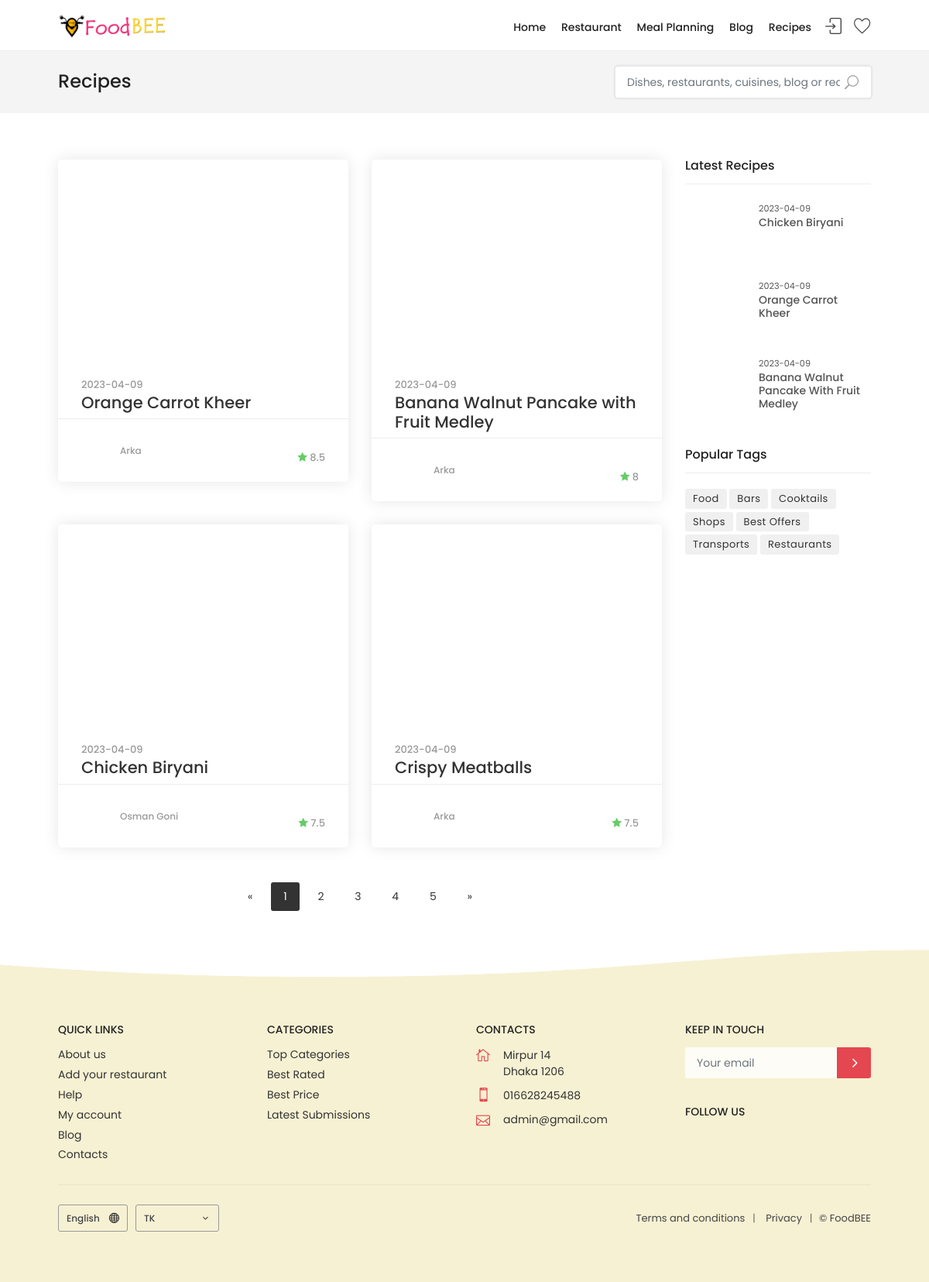
/food/recipes.php, run on the app's committed database.
### tables this page shows
CREATE TABLE `recipes` (
  `rc_id` int(10) NOT NULL,
  `rc_title` varchar(60) NOT NULL,
  `rc_post` longtext NOT NULL,
  `rc_us_id` int(10) NOT NULL,
  `rc_time` date NOT NULL DEFAULT current_timestamp(),
  `rc_img` varchar(25) NOT NULL,
  `rc_rating` double NOT NULL
);

CREATE TABLE `user` (
  `us_name` varchar(25) NOT NULL,
  `us_pass` varchar(25) NOT NULL,
  `us_email` varchar(25) DEFAULT NULL,
  `us_address` varchar(25) DEFAULT NULL,
  `us_id` int(25) NOT NULL,
  `us_type` int(25) NOT NULL,
  `us_pic` varchar(25) NOT NULL
);

### food/recipes.php (the view, shortened to what this page needs)
<?php
  $connect = mysqli_connect(HOST, USER, PASS, DB)
    or die("Can not connect");
  ?>
<!DOCTYPE html>
<html lang="en">
<head>
    <link href="css/bootstrap_customized.min.css" rel="stylesheet">
    <link href="css/style.css" rel="stylesheet">
    <link href="css/blog.css" rel="stylesheet">
    <link href="css/custom.css" rel="stylesheet">
</head>
<body>
<header class="header_in clearfix">
	    <div class="container">
	        <div id="logo">
	            <a href="index.php">
	                <img src="img/logo.png" width="140" height="35" alt="">
	            </a>
	        </div>
	        <ul id="top_menu">
                <?php
                    if (!empty($_SESSION['us_id'])) {
                    }
                    else{
                    ?>
                <li><a href="#sign-in-dialog" id="sign-in" class="login">Sign In</a></li> <?php }?>
                <li><a href="#" class="wishlist_bt_top" title="Your wishlist">Your wishlist</a></li>
            </ul>
            <nav class="main-menu">
                <ul>
                    <li >
                        <a href="index.php">Home</a>
                    </li>
                    <li >
                        <a href="restaurant.php">Restaurant</a>
                    </li>
                    <li >
                        <a >Meal Planning</a>
                    </li>
                    <li >
                        <a href="blog.php">Blog</a>
                    </li>
                    <li >
                        <a href="recipes.php">Recipes</a>
                    </li>
                </ul>
            </nav>
        </div>
    </header>
	<main>
		<div class="page_header blog element_to_stick">
		    <div class="container">
		    	<div class="row">
		    		<div class="col-xl-8 col-lg-7 col-md-7 d-none d-md-block">
		    			<h1>Recipes</h1>
		    		</div>
		    		<div class="col-xl-4 col-lg-5 col-md-5">
		    			<div class="search_bar_list">
						    <input type="text" class="form-control" placeholder="Dishes, restaurants, cuisines, blog or recipes">
						    <button type="submit"><i class="icon_search"></i></button>
						</div>
		    		</div>
		    	</div>
		    </div>
		</div>
		<div class="container margin_60_20">
			<div class="row">
				<div class="col-lg-9">
					<div class="row">
						<?php
						$query = mysqli_query($connect, "SELECT * FROM recipes as r join user as u on r.rc_us_id=u.us_id order by rc_rating DESC ");
						while ($row = mysqli_fetch_array($query)) {
							?>
						<div class="col-md-6">
							<article class="blog">
								<figure>
								</figure>
								<div class="post_info">
									<small><?php echo htmlentities($row['rc_time']); ?></small>
									<h2><a href="recipes-post.php?rcid=<?php echo htmlentities($row['rc_id']); ?>"><?php echo htmlentities($row['rc_title']); ?></a></h2>
									<ul>
										<li>
											<div class="thumb"><img src="img2/<?php echo htmlentities($row['us_pic']); ?>" alt=""></div> <?php echo htmlentities($row['us_name']); ?>
										</li>
										<li>
							        	<div class="score"><strong><?php echo htmlentities($row['rc_rating']); ?></strong></div>
							        	</li>
									</ul>
								</div>
							</article>
						</div>
						<?php } ?>
					</div>
					<div class="pagination_fg">
					  <a href="#">&laquo;</a>
					  <a href="#" class="active">1</a>
					  <a href="#">2</a>
					  <a href="#">3</a>
					  <a href="#">4</a>
					  <a href="#">5</a>
					  <a href="#">&raquo;</a>
					</div>
				</div>
				<aside class="col-lg-3">
					<div class="widget">
						<div class="widget-title first">
							<h4>Latest Recipes</h4>
						</div>
						<ul class="comments-list">
							<?php
							$query = mysqli_query($connect, "SELECT * FROM recipes as r join user as u on r.rc_us_id=u.us_id order by rc_time DESC limit 3");
							while ($row = mysqli_fetch_array($query)) {
								?>
							<li>
								<div class="alignleft">
								</div>
								<small><?php echo htmlentities($row['rc_time']); ?></small>
								<h3><a href="recipes-post.php?rcid=<?php echo htmlentities($row['rc_id']); ?>" title=""><?php echo htmlentities($row['rc_title']); ?></a></h3>
							</li>
							<?php } ?>
						</ul>
					</div>
					<div class="widget">
						<div class="widget-title">
							<h4>Popular Tags</h4>
						</div>
						<div class="tags">
							<a href="#">Food</a>
							<a href="#">Bars</a>
							<a href="#">Cooktails</a>
							<a href="#">Shops</a>
							<a href="#">Best Offers</a>
							<a href="#">Transports</a>
							<a href="#">Restaurants</a>
						</div>
					</div>
				</aside>
			</div>
		</div>
	</main>
	<footer>
        <div class="wave footer"></div>
        <div class="container margin_60_40 fix_mobile">
            <div class="row">
                <div class="col-lg-3 col-md-6">
                    <h3 data-target="#collapse_1">Quick Links</h3>
                    <div class="collapse dont-collapse-sm links" id="collapse_1">
                        <ul>
                            <li><a href="about.html">About us</a></li>
                            <li><a href="submit-restaurant.php">Add your restaurant</a></li>
                            <li><a href="help.html">Help</a></li>
                            <li><a href="register.php">My account</a></li>
                            <li><a href="blog.html">Blog</a></li>
                            <li><a href="contacts.html">Contacts</a></li>
                        </ul>
                    </div>
                </div>
                <div class="col-lg-3 col-md-6">
                    <h3 data-target="#collapse_2">Categories</h3>
                    <div class="collapse dont-collapse-sm links" id="collapse_2">
                        <ul>
                            <li><a href="restaurant.php">Top Categories</a></li>
                            <li><a href="grid-listing-filterscol-full-masonry.html">Best Rated</a></li>
                            <li><a href="grid-listing-filterscol-full-width.html">Best Price</a></li>
                            <li><a href="grid-listing-filterscol-full-masonry.html">Latest Submissions</a></li>
                        </ul>
                    </div>
                </div>
                <div class="col-lg-3 col-md-6">
                        <h3 data-target="#collapse_3">Contacts</h3>
                    <div class="collapse dont-collapse-sm contacts" id="collapse_3">
                        <ul>
                            <li><i class="icon_house_alt"></i>Mirpur 14 <br>Dhaka 1206</li>
                            <li><i class="icon_mobile"></i>016628245488</li>
                            <li><i class="icon_mail_alt"></i><a href="#0">admin@gmail.com</a></li>
                        </ul>
                    </div>
                </div>
                <div class="col-lg-3 col-md-6">
                        <h3 data-target="#collapse_4">Keep in touch</h3>
                    <div class="collapse dont-collapse-sm" id="collapse_4">
                        <div id="newsletter">
                            <form method="post" action="assets/newsletter.php" name="newsletter_form" id="newsletter_form">
                                <div class="form-group">
                                    <input type="email" name="email_newsletter" id="email_newsletter" class="form-control" placeholder="Your email">
                                    <button type="submit" id="submit-newsletter"><i class="arrow_carrot-right"></i></button>
                                </div>
                            </form>
                        </div>
                        <div class="follow_us">
                            <h5>Follow Us</h5>
                            <ul>
                                <li><a href="#0"><img data-src="img/twitter_icon.svg" alt="" class="lazy"></a></li>
                                <li><a href="#0"><img data-src="img/facebook_icon.svg" alt="" class="lazy"></a></li>
                                <li><a href="#0"><img data-src="img/instagram_icon.svg" alt="" class="lazy"></a></li>
                                <li><a href="#0"><img data-src="img/youtube_icon.svg" alt="" class="lazy"></a></li>
                            </ul>
                        </div>
                    </div>
                </div>
            </div>
            <hr>
            <div class="row add_bottom_25">
                <div class="col-lg-6">
                    <ul class="footer-selector clearfix">
						<li>
                            <div class="styled-select lang-selector">
                                <select>
                                    <option value="English" selected>English</option>
                                </select>
                            </div>
                        </li>
                        <li>
                            <div class="styled-select currency-selector">
                                <select>
                                    <option value="TK" selected>TK</option>
                                </select>
                            </div>
                        </li>
                        <li><img data-src="img/cards_all.svg" alt="" width="230" height="35" class="lazy"></li>
                    </ul>
                </div>
                <div class="col-lg-6">
                    <ul class="additional_links">
                        <li><a href="#0">Terms and conditions</a></li>
                        <li><a href="#0">Privacy</a></li>
                        <li><span>© FoodBEE</span></li>
                    </ul>
                </div>
            </div>
        </div>
    </footer>
</body>
</html>

### css/blog.css (style rules this page uses)
.page_header.blog h1 { font-size: 24px; font-size: 1.5rem; padding-top: 5px; }
article.blog { margin-bottom: 30px; background-color: #fff; -webkit-box-shadow: 0px 0px 20px 0px rgba(0, 0, 0, 0.1); -moz-box-shadow: 0px 0px 20px 0px rgba(0, 0, 0, 0.1); box-shadow: 0px 0px 20px 0px rgba(0, 0, 0, 0.1); -webkit-border-radius: 5px; -moz-border-radius: 5px; -ms-border-radius: 5px; border-radius: 5px; overflow: hidden; }
article.blog figure { height: 260px; overflow: hidden; position: relative; margin-bottom: 0; }
article.blog .post_info { padding: 20px 30px 30px 30px; position: relative; box-sizing: border-box; }
article.blog .post_info small { font-weight: 500; color: #999; font-size: 13px; font-size: 0.8125rem; }
article.blog .post_info h2 { font-size: 21px; font-size: 1.3125rem; }
article.blog .post_info h2 a { color: #333; }
article.blog .post_info ul { margin: 0 -30px 0 -30px; padding: 20px 30px 0 30px; width: 100%; box-sizing: content-box; border-top: 1px solid #ededed; }
article.blog .post_info ul li { display: inline-block; position: relative; padding: 12px 0 0 50px; font-weight: 500; font-size: 12px; font-size: 0.75rem; color: #999; }
article.blog .post_info ul li .thumb { width: 40px; height: 40px; overflow: hidden; -webkit-border-radius: 50%; -moz-border-radius: 50%; -ms-border-radius: 50%; border-radius: 50%; display: inline-block; position: absolute; left: 0; top: 0; }
article.blog .post_info ul li:last-child { float: right; padding-left: 0; line-height: 1; }
.alignleft { float: left; margin: 0 15px 10px 0; width: 80px; height: 80px; overflow: hidden; -webkit-border-radius: 3px; -moz-border-radius: 3px; -ms-border-radius: 3px; border-radius: 3px; position: relative; }
.comments-list { padding: 0; list-style: none; }
.comments-list h3 { font-size: 14px; font-size: 0.875rem; padding: 0 0 0; margin: 0; text-transform: capitalize; }
.comments-list h3 a { color: #555; }
.comments-list li { margin-bottom: 10px; display: table; width: 100%; }
.comments-list li:last-child { margin-bottom: 0; }
.comments-list small { color: #555; }
.widget-title { padding: 15px 0; margin-bottom: 20px; border-bottom: 1px solid #ededed; }
.widget-title h4 { padding: 0; margin: 0; font-weight: 500; line-height: 1; font-size: 16px; font-size: 1rem; }
.widget-title.first { padding-top: 0; }
.widget { position: relative; display: block; margin-bottom: 15px; }
.tags a { background-color: #f0f0f0; padding: 3px 10px; font-size: 13px; margin: 0 0 4px; letter-spacing: 0.4px; -webkit-border-radius: 3px; -moz-border-radius: 3px; -ms-border-radius: 3px; border-radius: 3px; display: inline-block; color: #333; }

### data on the page
recipes: rc_time "2023-04-09", rc_title "Orange Carrot Kheer", user.us_name "Arka", rc_rating "8.5"
recipes: rc_time "2023-04-09", rc_title "Banana Walnut Pancake with Fruit Medley", user.us_name "Arka", rc_rating "8", rc_title "Banana Walnut Pancake With Fruit Medley"
recipes: rc_time "2023-04-09", rc_title "Chicken Biryani", user.us_name "Osman Goni", rc_rating "7.5"
recipes: rc_time "2023-04-09", rc_title "Crispy Meatballs", user.us_name "Arka", rc_rating "7.5"
